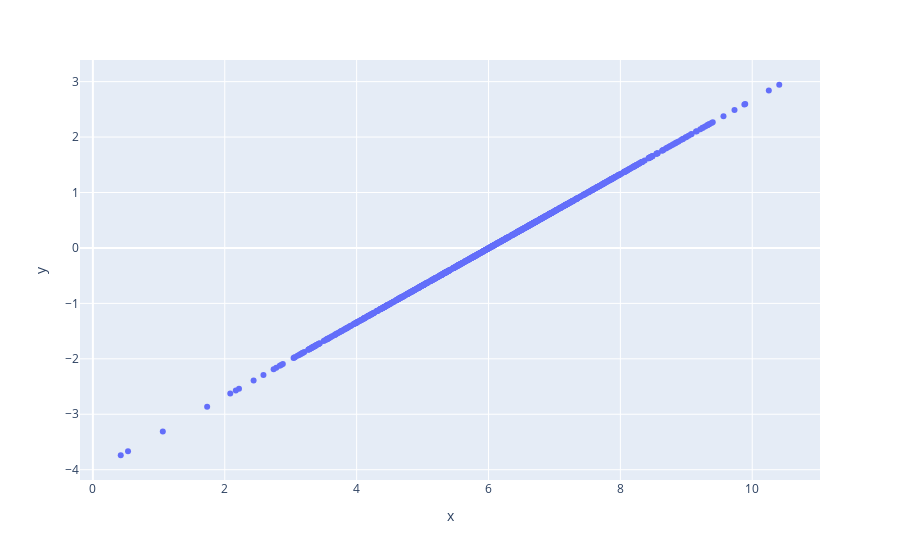
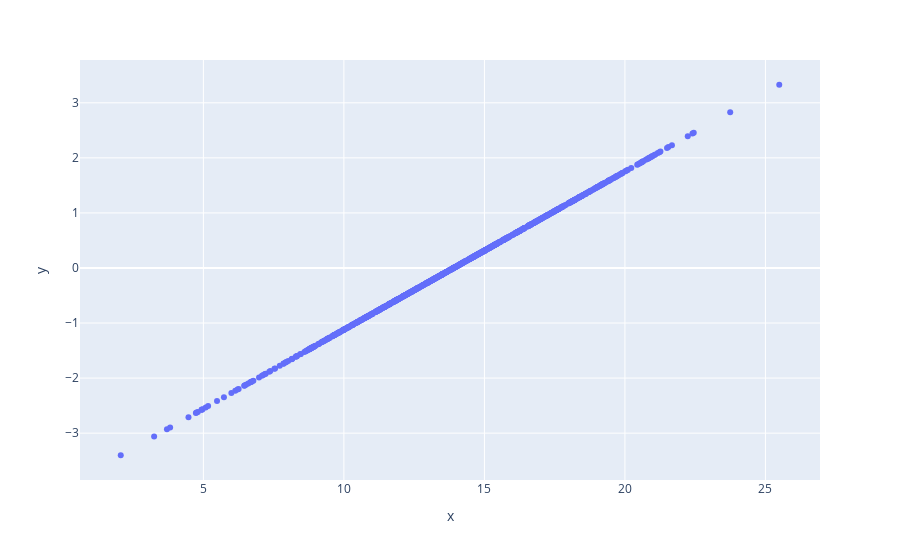
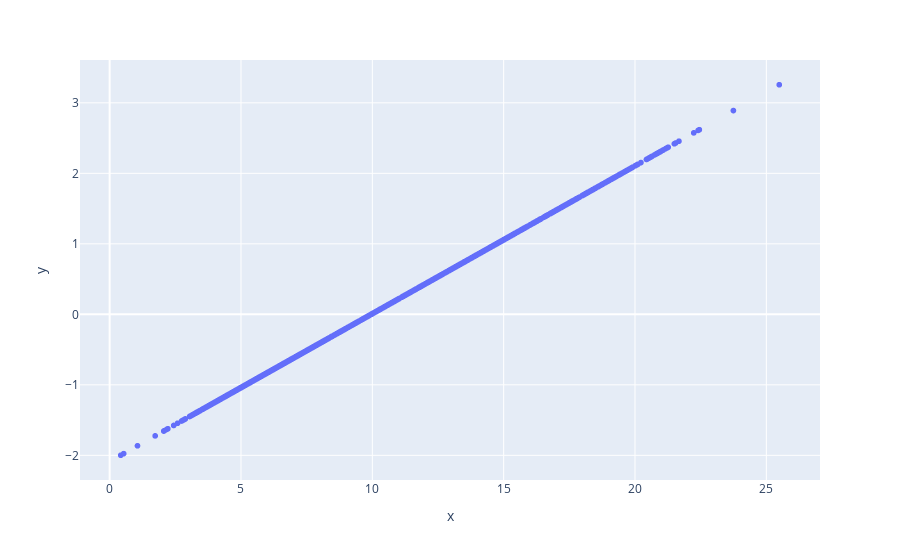

The cell these charts' notebook holds for them, in order:
### Code cell
# Add code to create a scatterplot
figs1 = px.scatter(x=ds1, y=s1)
figs1.show()

figs2 = px.scatter(x=ds2, y=s2)
figs2.show()

figs3 = px.scatter(x=ds3, y=s3)
figs3.show()

### Figure 1 — Plotly figure (JSON) as saved in the notebook; plotly's stock layout.template omitted (floating-point values rounded to 4 significant figures; data arrays with more than 128 entries replaced by an {"elided": "..."} marker saying what was removed)
{"data": [{"hovertemplate": "x=%{x}<br>y=%{y}<extra></extra>", "legendgroup": "", "marker": {"color": "#636efa", "symbol": "circle"}, "mode": "markers", "name": "", "orientation": "v", "showlegend": false, "type": "scatter", "x": {"elided": "1000 float values"}, "xaxis": "x", "y": {"elided": "1000 float values"}, "yaxis": "y"}], "layout": {"legend": {"tracegroupgap": 0}, "margin": {"t": 60}, "xaxis": {"anchor": "y", "domain": [0, 1], "title": {"text": "x"}}, "yaxis": {"anchor": "x", "domain": [0, 1], "title": {"text": "y"}}}}

### Figure 2 — Plotly figure (JSON) as saved in the notebook; plotly's stock layout.template omitted (floating-point values rounded to 4 significant figures; data arrays with more than 128 entries replaced by an {"elided": "..."} marker saying what was removed)
{"data": [{"hovertemplate": "x=%{x}<br>y=%{y}<extra></extra>", "legendgroup": "", "marker": {"color": "#636efa", "symbol": "circle"}, "mode": "markers", "name": "", "orientation": "v", "showlegend": false, "type": "scatter", "x": {"elided": "1000 float values"}, "xaxis": "x", "y": {"elided": "1000 float values"}, "yaxis": "y"}], "layout": {"legend": {"tracegroupgap": 0}, "margin": {"t": 60}, "xaxis": {"anchor": "y", "domain": [0, 1], "title": {"text": "x"}}, "yaxis": {"anchor": "x", "domain": [0, 1], "title": {"text": "y"}}}}

### Figure 3 — Plotly figure (JSON) as saved in the notebook; plotly's stock layout.template omitted (floating-point values rounded to 4 significant figures; data arrays with more than 128 entries replaced by an {"elided": "..."} marker saying what was removed)
{"data": [{"hovertemplate": "x=%{x}<br>y=%{y}<extra></extra>", "legendgroup": "", "marker": {"color": "#636efa", "symbol": "circle"}, "mode": "markers", "name": "", "showlegend": false, "type": "scattergl", "x": {"elided": "2000 float values"}, "xaxis": "x", "y": {"elided": "2000 float values"}, "yaxis": "y"}], "layout": {"legend": {"tracegroupgap": 0}, "margin": {"t": 60}, "xaxis": {"anchor": "y", "domain": [0, 1], "title": {"text": "x"}}, "yaxis": {"anchor": "x", "domain": [0, 1], "title": {"text": "y"}}}}
